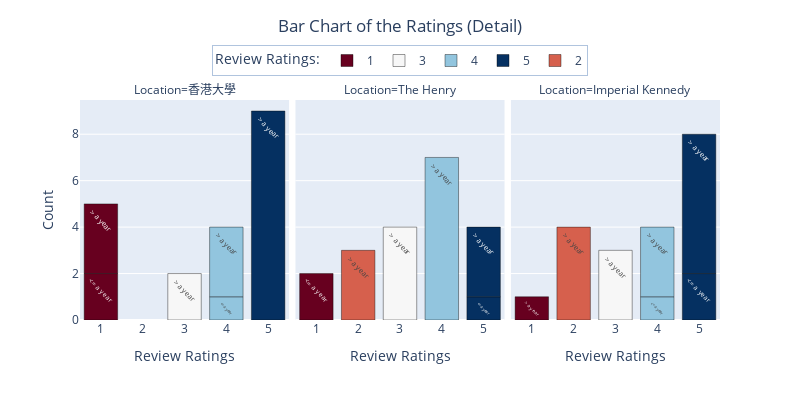

The notebook cell this image was saved under:
### Code cell
color_sequence = px.colors.sequential.RdBu

n_colors = 5
color_range = [i*(len(color_sequence)-1)//(n_colors-1) for i in range(n_colors)]
color_list = [color_sequence[idx] for idx in color_range]
custom_order= ["1","2","3","4","5"]
color_map = {key:val for (key, val) in zip(custom_order,color_list)}


fig = px.bar(stats_df, 
             x="review_rating", y="count", 
             color="review_rating", 
             color_discrete_map = color_map,
             text = "review_date",
             facet_col="location_name",
             facet_col_spacing =0.01,
             labels={"count":"Count", 
                     "review_rating":"Review Ratings",
                    "location_name": "Location"},
             title = "Bar Chart of the Ratings (Detail)"
            )

fig.update_traces(texttemplate='%{text}', 
                  textposition='inside', 
                  textfont=dict(size=10), 
                  textangle=45,
                  marker_line_color='black', marker_line_width=0.4)
fig.update_layout(showlegend=True,
                  xaxis={'categoryorder': 'array', 'categoryarray': custom_order},
                  legend=dict(title="Review Ratings:", orientation='h', yanchor='top',y=1.25,xanchor='center',x=0.5, bordercolor="#B0C4DE", borderwidth=1),
                  title=dict(y=0.95, x=0.5, xanchor='center', yanchor='top'), 
                  width=800, height=400
                 )
fig.write_image("2bar_detail.jpeg")
fig.show()

### Figure 1 — Plotly figure (JSON) as saved in the notebook; plotly's stock layout.template omitted (floating-point values rounded to 4 significant figures)
{"data": [{"alignmentgroup": "True", "hovertemplate": "Review Ratings=%{x}<br>Location=香港大學<br>Count=%{y}<br>review_date=%{text}<extra></extra>", "legendgroup": "1", "marker": {"color": "rgb(103,0,31)", "line": {"color": "black", "width": 0.4}, "pattern": {"shape": ""}}, "name": "1", "offsetgroup": "1", "orientation": "v", "showlegend": true, "text": ["<= a year", "> a year"], "textangle": 45, "textfont": {"size": 10}, "textposition": "inside", "texttemplate": "%{text}", "type": "bar", "x": ["1", "1"], "xaxis": "x", "y": [2, 3], "yaxis": "y"}, {"alignmentgroup": "True", "hovertemplate": "Review Ratings=%{x}<br>Location=The Henry<br>Count=%{y}<br>review_date=%{text}<extra></extra>", "legendgroup": "1", "marker": {"color": "rgb(103,0,31)", "line": {"color": "black", "width": 0.4}, "pattern": {"shape": ""}}, "name": "1", "offsetgroup": "1", "orientation": "v", "showlegend": false, "text": ["<= a year"], "textangle": 45, "textfont": {"size": 10}, "textposition": "inside", "texttemplate": "%{text}", "type": "bar", "x": ["1"], "xaxis": "x2", "y": [2], "yaxis": "y2"}, {"alignmentgroup": "True", "hovertemplate": "Review Ratings=%{x}<br>Location=Imperial Kennedy<br>Count=%{y}<br>review_date=%{text}<extra></extra>", "legendgroup": "1", "marker": {"color": "rgb(103,0,31)", "line": {"color": "black", "width": 0.4}, "pattern": {"shape": ""}}, "name": "1", "offsetgroup": "1", "orientation": "v", "showlegend": false, "text": ["> a year"], "textangle": 45, "textfont": {"size": 10}, "textposition": "inside", "texttemplate": "%{text}", "type": "bar", "x": ["1"], "xaxis": "x3", "y": [1], "yaxis": "y3"}, {"alignmentgroup": "True", "hovertemplate": "Review Ratings=%{x}<br>Location=香港大學<br>Count=%{y}<br>review_date=%{text}<extra></extra>", "legendgroup": "3", "marker": {"color": "rgb(247,247,247)", "line": {"color": "black", "width": 0.4}, "pattern": {"shape": ""}}, "name": "3", "offsetgroup": "3", "orientation": "v", "showlegend": true, "text": ["> a year"], "textangle": 45, "textfont": {"size": 10}, "textposition": "inside", "texttemplate": "%{text}", "type": "bar", "x": ["3"], "xaxis": "x", "y": [2], "yaxis": "y"}, {"alignmentgroup": "True", "hovertemplate": "Review Ratings=%{x}<br>Location=The Henry<br>Count=%{y}<br>review_date=%{text}<extra></extra>", "legendgroup": "3", "marker": {"color": "rgb(247,247,247)", "line": {"color": "black", "width": 0.4}, "pattern": {"shape": ""}}, "name": "3", "offsetgroup": "3", "orientation": "v", "showlegend": false, "text": ["> a year"], "textangle": 45, "textfont": {"size": 10}, "textposition": "inside", "texttemplate": "%{text}", "type": "bar", "x": ["3"], "xaxis": "x2", "y": [4], "yaxis": "y2"}, {"alignmentgroup": "True", "hovertemplate": "Review Ratings=%{x}<br>Location=Imperial Kennedy<br>Count=%{y}<br>review_date=%{text}<extra></extra>", "legendgroup": "3", "marker": {"color": "rgb(247,247,247)", "line": {"color": "black", "width": 0.4}, "pattern": {"shape": ""}}, "name": "3", "offsetgroup": "3", "orientation": "v", "showlegend": false, "text": ["> a year"], "textangle": 45, "textfont": {"size": 10}, "textposition": "inside", "texttemplate": "%{text}", "type": "bar", "x": ["3"], "xaxis": "x3", "y": [3], "yaxis": "y3"}, {"alignmentgroup": "True", "hovertemplate": "Review Ratings=%{x}<br>Location=香港大學<br>Count=%{y}<br>review_date=%{text}<extra></extra>", "legendgroup": "4", "marker": {"color": "rgb(146,197,222)", "line": {"color": "black", "width": 0.4}, "pattern": {"shape": ""}}, "name": "4", "offsetgroup": "4", "orientation": "v", "showlegend": true, "text": ["<= a year", "> a year"], "textangle": 45, "textfont": {"size": 10}, "textposition": "inside", "texttemplate": "%{text}", "type": "bar", "x": ["4", "4"], "xaxis": "x", "y": [1, 3], "yaxis": "y"}, {"alignmentgroup": "True", "hovertemplate": "Review Ratings=%{x}<br>Location=The Henry<br>Count=%{y}<br>review_date=%{text}<extra></extra>", "legendgroup": "4", "marker": {"color": "rgb(146,197,222)", "line": {"color": "black", "width": 0.4}, "pattern": {"shape": ""}}, "name": "4", "offsetgroup": "4", "orientation": "v", "showlegend": false, "text": ["> a year"], "textangle": 45, "textfont": {"size": 10}, "textposition": "inside", "texttemplate": "%{text}", "type": "bar", "x": ["4"], "xaxis": "x2", "y": [7], "yaxis": "y2"}, {"alignmentgroup": "True", "hovertemplate": "Review Ratings=%{x}<br>Location=Imperial Kennedy<br>Count=%{y}<br>review_date=%{text}<extra></extra>", "legendgroup": "4", "marker": {"color": "rgb(146,197,222)", "line": {"color": "black", "width": 0.4}, "pattern": {"shape": ""}}, "name": "4", "offsetgroup": "4", "orientation": "v", "showlegend": false, "text": ["<= a year", "> a year"], "textangle": 45, "textfont": {"size": 10}, "textposition": "inside", "texttemplate": "%{text}", "type": "bar", "x": ["4", "4"], "xaxis": "x3", "y": [1, 3], "yaxis": "y3"}, {"alignmentgroup": "True", "hovertemplate": "Review Ratings=%{x}<br>Location=香港大學<br>Count=%{y}<br>review_date=%{text}<extra></extra>", "legendgroup": "5", "marker": {"color": "rgb(5,48,97)", "line": {"color": "black", "width": 0.4}, "pattern": {"shape": ""}}, "name": "5", "offsetgroup": "5", "orientation": "v", "showlegend": true, "text": ["> a year"], "textangle": 45, "textfont": {"size": 10}, "textposition": "inside", "texttemplate": "%{text}", "type": "bar", "x": ["5"], "xaxis": "x", "y": [9], "yaxis": "y"}, {"alignmentgroup": "True", "hovertemplate": "Review Ratings=%{x}<br>Location=The Henry<br>Count=%{y}<br>review_date=%{text}<extra></extra>", "legendgroup": "5", "marker": {"color": "rgb(5,48,97)", "line": {"color": "black", "width": 0.4}, "pattern": {"shape": ""}}, "name": "5", "offsetgroup": "5", "orientation": "v", "showlegend": false, "text": ["<= a year", "> a year"], "textangle": 45, "textfont": {"size": 10}, "textposition": "inside", "texttemplate": "%{text}", "type": "bar", "x": ["5", "5"], "xaxis": "x2", "y": [1, 3], "yaxis": "y2"}, {"alignmentgroup": "True", "hovertemplate": "Review Ratings=%{x}<br>Location=Imperial Kennedy<br>Count=%{y}<br>review_date=%{text}<extra></extra>", "legendgroup": "5", "marker": {"color": "rgb(5,48,97)", "line": {"color": "black", "width": 0.4}, "pattern": {"shape": ""}}, "name": "5", "offsetgroup": "5", "orientation": "v", "showlegend": false, "text": ["<= a year", "> a year"], "textangle": 45, "textfont": {"size": 10}, "textposition": "inside", "texttemplate": "%{text}", "type": "bar", "x": ["5", "5"], "xaxis": "x3", "y": [2, 6], "yaxis": "y3"}, {"alignmentgroup": "True", "hovertemplate": "Review Ratings=%{x}<br>Location=The Henry<br>Count=%{y}<br>review_date=%{text}<extra></extra>", "legendgroup": "2", "marker": {"color": "rgb(214,96,77)", "line": {"color": "black", "width": 0.4}, "pattern": {"shape": ""}}, "name": "2", "offsetgroup": "2", "orientation": "v", "showlegend": true, "text": ["> a year"], "textangle": 45, "textfont": {"size": 10}, "textposition": "inside", "texttemplate": "%{text}", "type": "bar", "x": ["2"], "xaxis": "x2", "y": [3], "yaxis": "y2"}, {"alignmentgroup": "True", "hovertemplate": "Review Ratings=%{x}<br>Location=Imperial Kennedy<br>Count=%{y}<br>review_date=%{text}<extra></extra>", "legendgroup": "2", "marker": {"color": "rgb(214,96,77)", "line": {"color": "black", "width": 0.4}, "pattern": {"shape": ""}}, "name": "2", "offsetgroup": "2", "orientation": "v", "showlegend": false, "text": ["> a year"], "textangle": 45, "textfont": {"size": 10}, "textposition": "inside", "texttemplate": "%{text}", "type": "bar", "x": ["2"], "xaxis": "x3", "y": [4], "yaxis": "y3"}], "layout": {"annotations": [{"font": {}, "showarrow": false, "text": "Location=香港大學", "x": 0.1633, "xanchor": "center", "xref": "paper", "y": 1, "yanchor": "bottom", "yref": "paper"}, {"font": {}, "showarrow": false, "text": "Location=The Henry", "x": 0.5, "xanchor": "center", "xref": "paper", "y": 1, "yanchor": "bottom", "yref": "paper"}, {"font": {}, "showarrow": false, "text": "Location=Imperial Kennedy", "x": 0.8367, "xanchor": "center", "xref": "paper", "y": 1, "yanchor": "bottom", "yref": "paper"}], "barmode": "relative", "height": 400, "legend": {"bordercolor": "#B0C4DE", "borderwidth": 1, "orientation": "h", "title": {"text": "Review Ratings:"}, "tracegroupgap": 0, "x": 0.5, "xanchor": "center", "y": 1.25, "yanchor": "top"}, "showlegend": true, "title": {"text": "Bar Chart of the Ratings (Detail)", "x": 0.5, "xanchor": "center", "y": 0.95, "yanchor": "top"}, "width": 800, "xaxis": {"anchor": "y", "categoryarray": ["1", "2", "3", "4", "5"], "categoryorder": "array", "domain": [0, 0.3267], "title": {"text": "Review Ratings"}}, "xaxis2": {"anchor": "y2", "categoryarray": ["1", "3", "4", "5", "2"], "categoryorder": "array", "domain": [0.3367, 0.6633], "matches": "x", "title": {"text": "Review Ratings"}}, "xaxis3": {"anchor": "y3", "categoryarray": ["1", "3", "4", "5", "2"], "categoryorder": "array", "domain": [0.6733, 1], "matches": "x", "title": {"text": "Review Ratings"}}, "yaxis": {"anchor": "x", "domain": [0, 1], "title": {"text": "Count"}}, "yaxis2": {"anchor": "x2", "domain": [0, 1], "matches": "y", "showticklabels": false}, "yaxis3": {"anchor": "x3", "domain": [0, 1], "matches": "y", "showticklabels": false}}}
